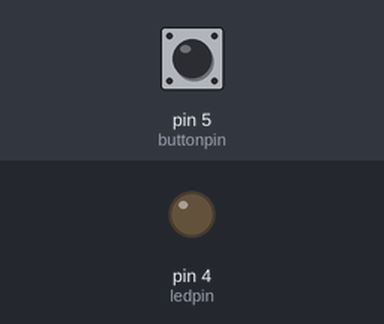
Bench run of a sketch on a simulated Arduino Uno, built with avr-gcc and run on an emulated ATmega328P. On the bench: output pins drawn as LEDs (lit = HIGH). The inputs (shaded band) are chosen by the test bench; at power-on: pin 5 (buttonpin) LOW.

Above: at 1.2 s.
1.3 s: pin 5 (buttonpin) pulled HIGH for 0.15 s
At 1.37 s:
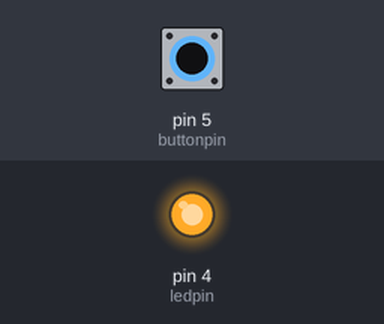
2.9 s: pin 5 (buttonpin) pulled HIGH for 3.2 s
At 6.4 s:
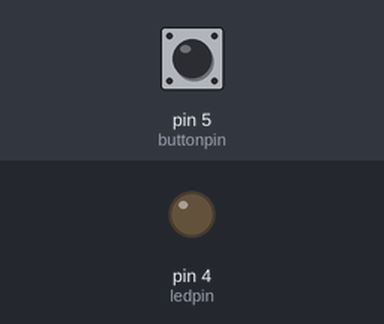
Timing chart, 0 to 7.9 s (numbered marks = the images above; inputs shaded):
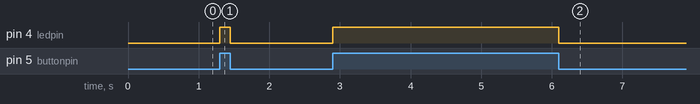

The sketch:

led_with_button.ino
```cpp
const int ledpin = 4;
const int buttonpin = 5;
int buttonstate=LOW;
void setup() {
  pinMode(ledpin,OUTPUT);
  pinMode(buttonpin,INPUT);

}

void loop() {
  buttonstate=digitalRead(buttonpin);

  if(buttonstate == HIGH)
  {
    digitalWrite(ledpin,HIGH);
    }else{
    digitalWrite(ledpin,LOW);
  }

}
```

Measured:
- after the input at 1.3 s, pin 4 (ledpin): LOW → HIGH at once, → LOW 0.15 s later
- after the input at 2.9 s, pin 4 (ledpin): LOW → HIGH at once, → LOW 3.2 s later
